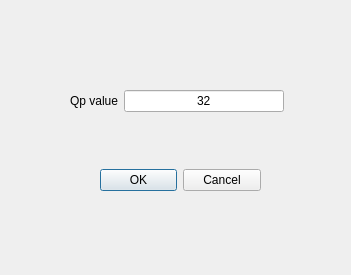
<?xml version="1.0" encoding="UTF-8"?>
<ui version="4.0">
 <class>Dialog</class>
 <widget class="QDialog" name="Dialog">
  <property name="geometry">
   <rect>
    <x>0</x>
    <y>0</y>
    <width>351</width>
    <height>275</height>
   </rect>
  </property>
  <property name="windowTitle">
   <string>Dialog</string>
  </property>
  <widget class="QDialogButtonBox" name="buttonBox">
   <property name="geometry">
    <rect>
     <x>100</x>
     <y>160</y>
     <width>161</width>
     <height>41</height>
    </rect>
   </property>
   <property name="orientation">
    <enum>Qt::Horizontal</enum>
   </property>
   <property name="standardButtons">
    <set>QDialogButtonBox::Cancel|QDialogButtonBox::Ok</set>
   </property>
  </widget>
  <widget class="QWidget" name="">
   <property name="geometry">
    <rect>
     <x>70</x>
     <y>90</y>
     <width>214</width>
     <height>22</height>
    </rect>
   </property>
   <layout class="QHBoxLayout" name="horizontalLayout">
    <item>
     <widget class="QLabel" name="label">
      <property name="text">
       <string>Qp value</string>
      </property>
     </widget>
    </item>
    <item>
     <widget class="QLineEdit" name="QpValue">
      <property name="text">
       <string>32</string>
      </property>
      <property name="alignment">
       <set>Qt::AlignCenter</set>
      </property>
     </widget>
    </item>
   </layout>
  </widget>
 </widget>
 <resources/>
 <connections>
  <connection>
   <sender>buttonBox</sender>
   <signal>accepted()</signal>
   <receiver>Dialog</receiver>
   <slot>accept()</slot>
   <hints>
    <hint type="sourcelabel">
     <x>248</x>
     <y>254</y>
    </hint>
    <hint type="destinationlabel">
     <x>157</x>
     <y>274</y>
    </hint>
   </hints>
  </connection>
  <connection>
   <sender>buttonBox</sender>
   <signal>rejected()</signal>
   <receiver>Dialog</receiver>
   <slot>reject()</slot>
   <hints>
    <hint type="sourcelabel">
     <x>316</x>
     <y>260</y>
    </hint>
    <hint type="destinationlabel">
     <x>286</x>
     <y>274</y>
    </hint>
   </hints>
  </connection>
 </connections>
</ui>
